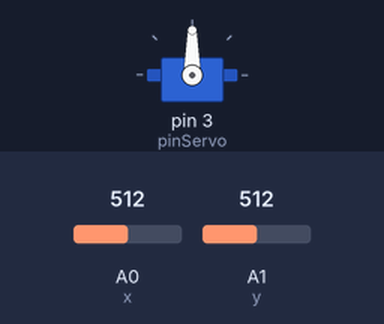
The sketch below on a simulated Arduino Uno, built with avr-gcc and run on an emulated ATmega328P. Parts: servo. The inputs (shaded band) are chosen by the test bench; at power-on: A0 (x) = 512, A1 (y) = 512.

Above: at 1.2 s.
1.3 s: A0 (x) set to 981
2.8 s: A0 (x) set to 1008
At 3.9 s:
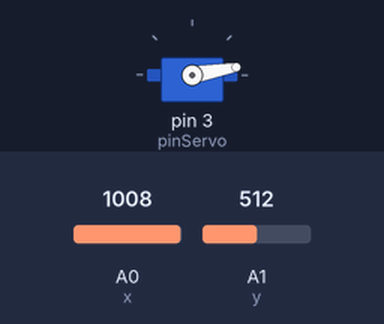
4.3 s: A1 (y) set to 989
5.8 s: A1 (y) set to 1007
At 6.9 s:
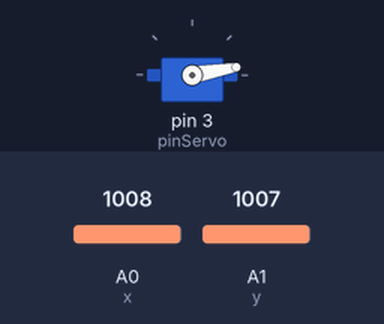
8.8 s: A1 (y) set to 12
At 9.4 s:
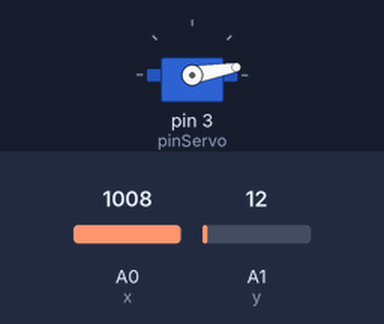
10.3 s: A1 (y) set to 9
At 11.7 s:
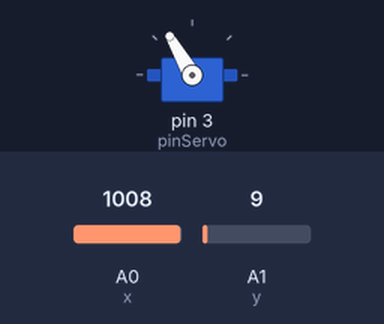
Timing chart, 0 to 14.3 s (numbered marks = the images above; inputs shaded):
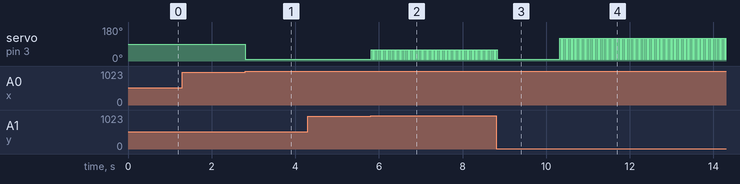

The sketch:

thumb_joystick_servo_control.ino
```cpp
#include <Servo.h>
Servo Serv;

int x = A0;
int y = A1;
int x_value, y_value;
int pinServo = 3;

void setup() {
  // put your setup code here, to run once:
   Serial.begin(9600);
   Serv.attach(pinServo);
}

void loop() {
  // put your main code here, to run repeatedly:
    x_value = analogRead (x);
    y_value = analogRead (y);


    if (x_value>=1000){
      Serv.write(10);
      delay(20);
    }

    if (x_value<=10){
        Serv.write(170);
      delay(20);
    }

    if (y_value>=1000){
      Serv.write(60);
      delay(20);
    }

    if (y_value<=10){
        Serv.write(120);
      delay(20);
    }
}
```

Measured:
- the behaviour switches between 999 and 1000 on A0 (x) (found by bisection; images 0 and 1)
- the behaviour switches between 999 and 1000 on A1 (y) (found by bisection; images 1 and 2)
- the behaviour switches between 11 and 10 on A1 (y) (found by bisection; images 3 and 4)
- after the input at 1.3 s, every drawn part: stays the same
- after the input at 2.8 s, servo on pin 3 (pinServo): 90° → 10° at once
- after the input at 4.3 s, every drawn part: stays the same
- after the input at 5.8 s, servo on pin 3 (pinServo): alternates 60° for 0.02 s and 10° for 0.02 s, starting at once
- after the input at 8.8 s, servo on pin 3 (pinServo): goes on until 8.8 s, then stays 10°
- after the input at 10.3 s, servo on pin 3 (pinServo): alternates 120° for 0.02 s and 10° for 0.02 s, starting at once
